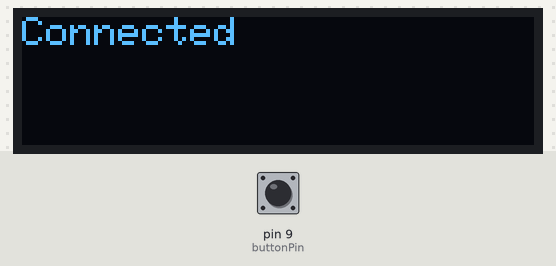
The sketch below on a simulated Arduino Uno, built with avr-gcc and run on an emulated ATmega328P. On the bench: 128×32 one-colour display. The inputs (shaded band) are chosen by the test bench; at power-on: pin 9 (buttonPin) HIGH. The display library's start-up logo is not drawn; what the sketch prints to the serial monitor is not drawn.

Above: at 3.2 s.
3.3 s: pin 9 (buttonPin) pulled LOW for 0.15 s
At 4.3 s:
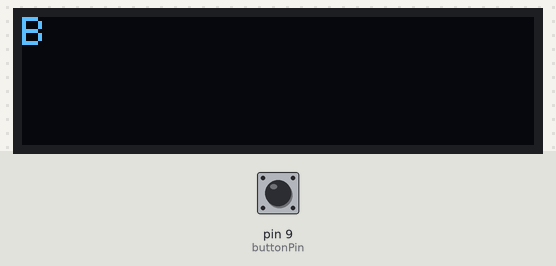
4.9 s: pin 9 (buttonPin) pulsed LOW 2 times (0.12 s each, 0.3 s apart)
At 6.1 s:
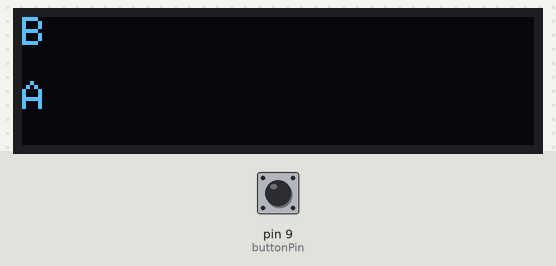
Timing chart, 0 to 7.9 s (numbered marks = the images above; inputs shaded):
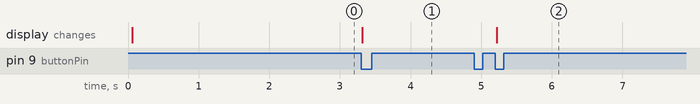

The sketch:

oledtry.ino
```cpp
#include <SPI.h>
#include <Wire.h>
#include <Adafruit_GFX.h>
#include <Adafruit_SSD1306.h>
//#define OLED_RESET 3
Adafruit_SSD1306 display = Adafruit_SSD1306(128, 32, &Wire);
// this constant won't change:
const int buttonPin = 9;
// Variables will change: int buttonPushCounter = 0; int buttonState = 0;
int buttonPushCounter = 0;
int buttonState = 0;
int lastButtonState = 0;
void setup() {
  Serial.begin(9600);
  // initialize the button pin as a input:
  pinMode(buttonPin, INPUT_PULLUP);

  // SSD1306_SWITCHCAPVCC = generate display voltage from 3.3V internally
  display.begin(SSD1306_SWITCHCAPVCC, 0x3C); // Address 0x3C for 128x32

  // Show initial display buffer contents on the screen --
  // the library initializes this with an Adafruit splash screen.
  display.display();

  // Clear the buffer.
  display.clearDisplay();

  display.setTextSize(1);
  display.setTextColor(WHITE);
  display.setCursor(0,0);
  display.print("Connected");
  display.display();
  delay(2000);
  display.clearDisplay();


}


int whichbutton = 0;

void loop() {
  // read the pushbutton input pin:
  buttonState = digitalRead(buttonPin);

  // compare the buttonState to its previous state
  if (buttonState != lastButtonState) {
    // if the state has changed, increment the counter
    if (buttonState == LOW) {
      // if the current state is LOW then the button was pressed
      buttonPushCounter++;
      Serial.print("number of button pushes:  ");
      Serial.println(buttonPushCounter);
    }
  }


  //A button position - display today's high temperature
  if ((buttonPushCounter % 3 == 0) && (buttonPushCounter !=0)) {
     // display.clearDisplay();
      display.setCursor(0,16);
      display.println("A");
      display.display();
  }

  //A button position - David Bowie quote
  if (buttonPushCounter % 3 == 1) {
    //display.clearDisplay();
    display.setCursor(0,0);
    display.println("B");
    display.display();
  }

  //C button position - nametag
  if (buttonPushCounter % 3 == 2) {
    //display.clearDisplay();
    display.setCursor(0,0);
    display.println("C");
    display.display();
  }

  // save the current state as the last state,
  //for next time through the loop
  lastButtonState = buttonState;
}


//}
```

Measured:
- after the input at 3.3 s, the display: changes at once (image 1)
- after the input at 4.9 s, the display: changes after 0.32 s (image 2)
